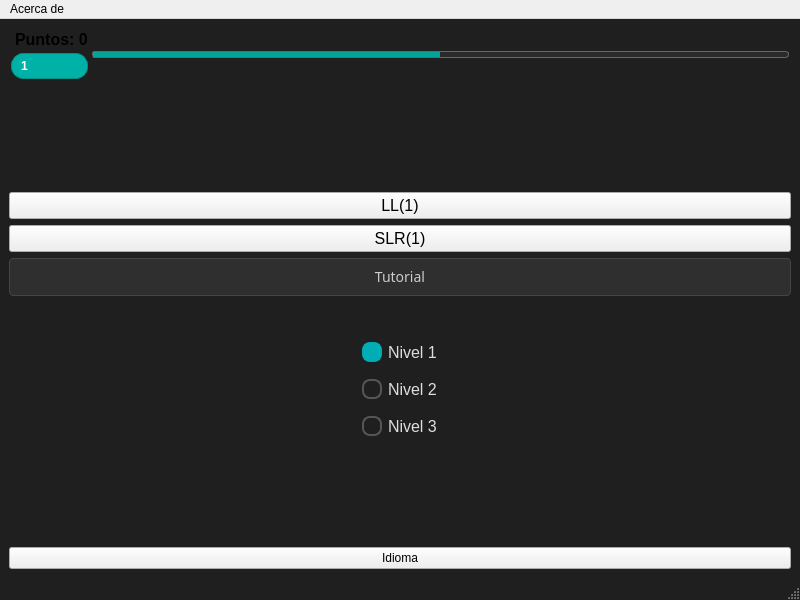
<?xml version="1.0" encoding="UTF-8"?>
<ui version="4.0">
 <class>MainWindow</class>
 <widget class="QMainWindow" name="MainWindow">
  <property name="geometry">
   <rect>
    <x>0</x>
    <y>0</y>
    <width>800</width>
    <height>600</height>
   </rect>
  </property>
  <property name="minimumSize">
   <size>
    <width>800</width>
    <height>600</height>
   </size>
  </property>
  <property name="windowTitle">
   <string>SyntaxTutor</string>
  </property>
  <property name="windowIcon">
   <iconset resource="resources.qrc">
    <normaloff>:/resources/syntaxtutor.png</normaloff>:/resources/syntaxtutor.png</iconset>
  </property>
  <property name="styleSheet">
   <string notr="true">QMainWindow {
background-color: #1F1F1F;
color: #E0E0E0;
}
</string>
  </property>
  <widget class="QWidget" name="centralwidget">
   <layout class="QVBoxLayout" name="verticalLayout_4" stretch="0,1,3,0,3,1,0">
    <property name="sizeConstraint">
     <enum>QLayout::SizeConstraint::SetDefaultConstraint</enum>
    </property>
    <item>
     <layout class="QHBoxLayout" name="gamificationLayout" stretch="0,0">
      <property name="spacing">
       <number>4</number>
      </property>
      <property name="sizeConstraint">
       <enum>QLayout::SizeConstraint::SetMinimumSize</enum>
      </property>
      <property name="leftMargin">
       <number>2</number>
      </property>
      <property name="topMargin">
       <number>2</number>
      </property>
      <property name="rightMargin">
       <number>2</number>
      </property>
      <property name="bottomMargin">
       <number>2</number>
      </property>
      <item>
       <layout class="QVBoxLayout" name="verticalLayout_3">
        <property name="sizeConstraint">
         <enum>QLayout::SizeConstraint::SetMinimumSize</enum>
        </property>
        <item>
         <layout class="QHBoxLayout" name="horizontalLayout">
          <item>
           <widget class="QLabel" name="thropy">
            <property name="text">
             <string>&lt;html&gt;&lt;head/&gt;&lt;body&gt;&lt;p&gt;&lt;img src=&quot;:/resources/trophy.svg&quot; height=&quot;24&quot;/&gt;&lt;/p&gt;&lt;/body&gt;&lt;/html&gt;</string>
            </property>
            <property name="textFormat">
             <enum>Qt::TextFormat::RichText</enum>
            </property>
           </widget>
          </item>
          <item>
           <widget class="QLabel" name="labelScore">
            <property name="font">
             <font>
              <pointsize>12</pointsize>
              <bold>true</bold>
             </font>
            </property>
            <property name="cursor">
             <cursorShape>ArrowCursor</cursorShape>
            </property>
            <property name="styleSheet">
             <string notr="true"/>
            </property>
            <property name="text">
             <string>Puntos: 0</string>
            </property>
           </widget>
          </item>
         </layout>
        </item>
        <item>
         <widget class="QLabel" name="badgeNivel">
          <property name="sizePolicy">
           <sizepolicy hsizetype="Preferred" vsizetype="Minimum">
            <horstretch>0</horstretch>
            <verstretch>0</verstretch>
           </sizepolicy>
          </property>
          <property name="minimumSize">
           <size>
            <width>38</width>
            <height>26</height>
           </size>
          </property>
          <property name="font">
           <font>
            <pointsize>-1</pointsize>
            <bold>true</bold>
           </font>
          </property>
          <property name="styleSheet">
           <string notr="true">QLabel {
    min-width: 24px;
    min-height: 24px;
    padding: 0px 6px;
    font-weight: bold;
    font-size: 12px;
    background-color: #00B1A7;
    color: white;
    border-radius: 12px;
    border: 1px solid #008F80;
    qproperty-alignment: 'AlignCenter';
}
</string>
          </property>
          <property name="text">
           <string>1</string>
          </property>
         </widget>
        </item>
       </layout>
      </item>
      <item>
       <widget class="QProgressBar" name="progressBarNivel">
        <property name="sizePolicy">
         <sizepolicy hsizetype="Expanding" vsizetype="Minimum">
          <horstretch>0</horstretch>
          <verstretch>0</verstretch>
         </sizepolicy>
        </property>
        <property name="minimumSize">
         <size>
          <width>200</width>
          <height>7</height>
         </size>
        </property>
        <property name="styleSheet">
         <string notr="true">QProgressBar {
    background-color: #2A2A2A;   /* solo un pelín más claro que el fondo */
    border: 1px solid #666666;    /* gris medio */
    border-radius: 3px;
    min-height: 5px;
    max-height: 5px;
    text-align: center;
    color: transparent;
}
QProgressBar::chunk {
    background-color: rgba(0, 177, 167, 0.9);
    border-radius: 3px;
    margin: 0px;
}
</string>
        </property>
        <property name="value">
         <number>50</number>
        </property>
        <property name="textVisible">
         <bool>false</bool>
        </property>
       </widget>
      </item>
     </layout>
    </item>
    <item>
     <spacer name="verticalSpacer_2">
      <property name="orientation">
       <enum>Qt::Orientation::Vertical</enum>
      </property>
      <property name="sizeHint" stdset="0">
       <size>
        <width>20</width>
        <height>40</height>
       </size>
      </property>
     </spacer>
    </item>
    <item>
     <layout class="QVBoxLayout" name="mainBtnsLayout" stretch="0,0,0">
      <item>
       <widget class="QPushButton" name="pushButton">
        <property name="sizePolicy">
         <sizepolicy hsizetype="Minimum" vsizetype="Maximum">
          <horstretch>1</horstretch>
          <verstretch>0</verstretch>
         </sizepolicy>
        </property>
        <property name="minimumSize">
         <size>
          <width>432</width>
          <height>0</height>
         </size>
        </property>
        <property name="font">
         <font>
          <pointsize>12</pointsize>
         </font>
        </property>
        <property name="text">
         <string>LL(1)</string>
        </property>
       </widget>
      </item>
      <item>
       <widget class="QPushButton" name="pushButton_2">
        <property name="sizePolicy">
         <sizepolicy hsizetype="Minimum" vsizetype="Fixed">
          <horstretch>0</horstretch>
          <verstretch>0</verstretch>
         </sizepolicy>
        </property>
        <property name="minimumSize">
         <size>
          <width>432</width>
          <height>0</height>
         </size>
        </property>
        <property name="font">
         <font>
          <pointsize>12</pointsize>
         </font>
        </property>
        <property name="text">
         <string>SLR(1)</string>
        </property>
       </widget>
      </item>
      <item>
       <widget class="QPushButton" name="tutorial">
        <property name="sizePolicy">
         <sizepolicy hsizetype="Minimum" vsizetype="Fixed">
          <horstretch>0</horstretch>
          <verstretch>0</verstretch>
         </sizepolicy>
        </property>
        <property name="minimumSize">
         <size>
          <width>432</width>
          <height>0</height>
         </size>
        </property>
        <property name="font">
         <font>
          <family>Noto Sans</family>
          <pointsize>-1</pointsize>
         </font>
        </property>
        <property name="cursor">
         <cursorShape>PointingHandCursor</cursorShape>
        </property>
        <property name="styleSheet">
         <string notr="true">QPushButton {
    background-color: #2F2F2F;        /* Gris muy oscuro, casi al tono de fondo */
    color:            #CCCCCC;        /* Gris claro, sin llegar a blanco puro */
    border:           1px solid #444; /* Borde sutil para definir límites */
    padding:          8px 16px;
    border-radius:    4px;
    font-size:        14px;
    font-family:      'Noto Sans';
}
QPushButton:hover {
    background-color: #3A3A3A;        /* Un poco más claro al pasar el cursor */
    color:            #FFFFFF;
}
QPushButton:pressed {
    background-color: #262626;        /* Oscurece un pelín al pulsar */
}</string>
        </property>
        <property name="text">
         <string>Tutorial</string>
        </property>
       </widget>
      </item>
     </layout>
    </item>
    <item>
     <spacer name="verticalSpacer_3">
      <property name="orientation">
       <enum>Qt::Orientation::Vertical</enum>
      </property>
      <property name="sizeHint" stdset="0">
       <size>
        <width>20</width>
        <height>40</height>
       </size>
      </property>
     </spacer>
    </item>
    <item>
     <layout class="QVBoxLayout" name="levelsLayout" stretch="0,0,0">
      <property name="spacing">
       <number>17</number>
      </property>
      <item alignment="Qt::AlignmentFlag::AlignHCenter">
       <widget class="QRadioButton" name="lv1Button">
        <property name="sizePolicy">
         <sizepolicy hsizetype="Minimum" vsizetype="Maximum">
          <horstretch>0</horstretch>
          <verstretch>0</verstretch>
         </sizepolicy>
        </property>
        <property name="font">
         <font>
          <pointsize>-1</pointsize>
         </font>
        </property>
        <property name="styleSheet">
         <string notr="true">QRadioButton {
    color:    #DDDDDD;
    font-size:16px;
    spacing:  6px;
}
QRadioButton::indicator {
    width:        16px;
    height:       16px;
    border-radius:8px;
    border:       2px solid #555555;
    background:   transparent;
}
QRadioButton::indicator:checked {
    background: #00ADB5;
    border:     2px solid #00ADB5;
}
QRadioButton::indicator:checked + QLabel {
    color: #00ADB5;
}
</string>
        </property>
        <property name="text">
         <string>Nivel 1</string>
        </property>
        <property name="checked">
         <bool>true</bool>
        </property>
       </widget>
      </item>
      <item alignment="Qt::AlignmentFlag::AlignHCenter">
       <widget class="QRadioButton" name="lv2Button">
        <property name="sizePolicy">
         <sizepolicy hsizetype="Minimum" vsizetype="Maximum">
          <horstretch>0</horstretch>
          <verstretch>0</verstretch>
         </sizepolicy>
        </property>
        <property name="font">
         <font>
          <pointsize>-1</pointsize>
         </font>
        </property>
        <property name="styleSheet">
         <string notr="true">QRadioButton {
    color:    #DDDDDD;
    font-size:16px;
    spacing:  6px;
}
QRadioButton::indicator {
    width:        16px;
    height:       16px;
    border-radius:8px;
    border:       2px solid #555555;
    background:   transparent;
}
QRadioButton::indicator:checked {
    background: #00ADB5;
    border:     2px solid #00ADB5;
}
QRadioButton::indicator:checked + QLabel {
    color: #00ADB5;
}
</string>
        </property>
        <property name="text">
         <string>Nivel 2</string>
        </property>
       </widget>
      </item>
      <item alignment="Qt::AlignmentFlag::AlignHCenter">
       <widget class="QRadioButton" name="lv3Button">
        <property name="sizePolicy">
         <sizepolicy hsizetype="Minimum" vsizetype="Maximum">
          <horstretch>0</horstretch>
          <verstretch>0</verstretch>
         </sizepolicy>
        </property>
        <property name="font">
         <font>
          <pointsize>-1</pointsize>
         </font>
        </property>
        <property name="styleSheet">
         <string notr="true">QRadioButton {
    color:    #DDDDDD;
    font-size:16px;
    spacing:  6px;
}
QRadioButton::indicator {
    width:        16px;
    height:       16px;
    border-radius:8px;
    border:       2px solid #555555;
    background:   transparent;
}
QRadioButton::indicator:checked {
    background: #00ADB5;
    border:     2px solid #00ADB5;
}
QRadioButton::indicator:checked + QLabel {
    color: #00ADB5;
}
</string>
        </property>
        <property name="text">
         <string>Nivel 3</string>
        </property>
       </widget>
      </item>
     </layout>
    </item>
    <item>
     <spacer name="verticalSpacer">
      <property name="orientation">
       <enum>Qt::Orientation::Vertical</enum>
      </property>
      <property name="sizeType">
       <enum>QSizePolicy::Policy::Expanding</enum>
      </property>
      <property name="sizeHint" stdset="0">
       <size>
        <width>20</width>
        <height>40</height>
       </size>
      </property>
     </spacer>
    </item>
    <item>
     <widget class="QPushButton" name="idiom">
      <property name="text">
       <string>Idioma</string>
      </property>
     </widget>
    </item>
   </layout>
  </widget>
  <widget class="QMenuBar" name="menubar">
   <property name="geometry">
    <rect>
     <x>0</x>
     <y>0</y>
     <width>800</width>
     <height>23</height>
    </rect>
   </property>
   <widget class="QMenu" name="menuAcercaDe">
    <property name="title">
     <string>Acerca de</string>
    </property>
    <addaction name="actionSobre_la_aplicaci_n"/>
    <addaction name="actionReferencia_LL_1"/>
    <addaction name="actionReferencia_SLR_1"/>
   </widget>
   <addaction name="menuAcercaDe"/>
  </widget>
  <widget class="QStatusBar" name="statusbar"/>
  <action name="actionSobre_la_aplicaci_n">
   <property name="text">
    <string>Sobre la aplicación</string>
   </property>
  </action>
  <action name="actionReferencia_LL_1">
   <property name="text">
    <string>Referencia LL(1)</string>
   </property>
  </action>
  <action name="actionReferencia_SLR_1">
   <property name="text">
    <string>Referencia SLR(1)</string>
   </property>
  </action>
 </widget>
 <resources>
  <include location="resources.qrc"/>
 </resources>
 <connections/>
</ui>
